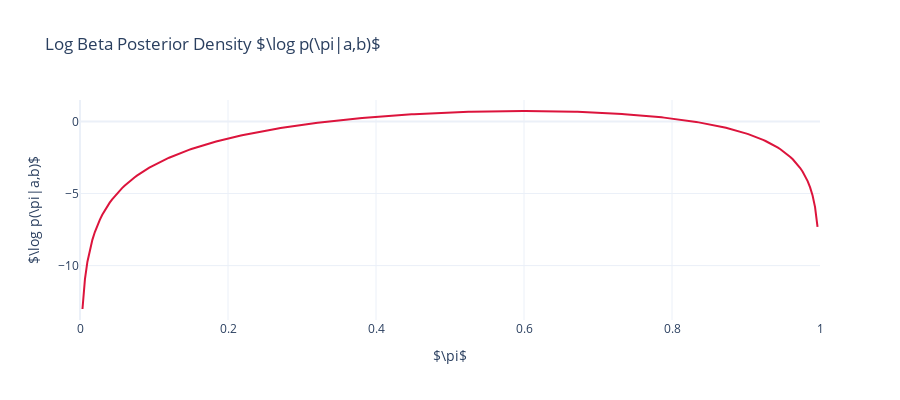

The code cell stored with this chart in its notebook:
### Markdown cell above
## 5. Compute and Plot Log Posterior Density

Compute the log of the Beta posterior density and plot it using Plotly.

### Code cell
logp = beta.logpdf(x, a, b)

fig_log = go.Figure()
fig_log.add_trace(
    go.Scatter(
        x=x,
        y=logp,
        mode="lines",
        line=dict(color="crimson", width=2),
        name="log Beta posterior",
    )
)

fig_log.update_layout(
    title="Log Beta Posterior Density $\\log p(\\pi|a,b)$",
    xaxis_title="$\\pi$",
    yaxis_title="$\\log p(\\pi|a,b)$",
    width=900,
    height=400,
    legend=dict(itemsizing="constant"),
)
fig_log.show()

### Figure 1 — Plotly figure (JSON) as saved in the notebook; plotly's stock layout.template omitted (floating-point values rounded to 4 significant figures; data arrays with more than 128 entries replaced by an {"elided": "..."} marker saying what was removed)
{"data": [{"line": {"color": "crimson", "width": 2}, "mode": "lines", "name": "log Beta posterior", "type": "scatter", "x": {"elided": "300 float values"}, "y": {"elided": "300 float values"}}], "layout": {"height": 400, "legend": {"itemsizing": "constant"}, "title": {"text": "Log Beta Posterior Density $\\log p(\\pi|a,b)$"}, "width": 900, "xaxis": {"title": {"text": "$\\pi$"}}, "yaxis": {"title": {"text": "$\\log p(\\pi|a,b)$"}}}}
